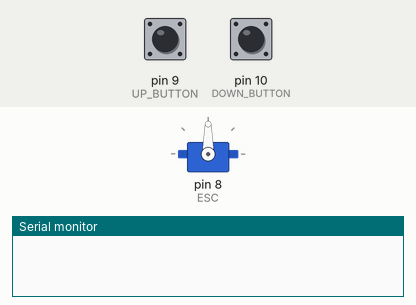
The sketch below on a simulated Arduino Uno, built with avr-gcc and run on an emulated ATmega328P. Parts: servo, the last lines printed to the serial monitor. The test bench sets the inputs (shaded band); at power-on: pin 9 (UP_BUTTON) HIGH, pin 10 (DOWN_BUTTON) HIGH.

Above: at 2.2 s.
2.3 s: pin 9 (UP_BUTTON) pulled LOW for 3.2 s
At 6.0 s:
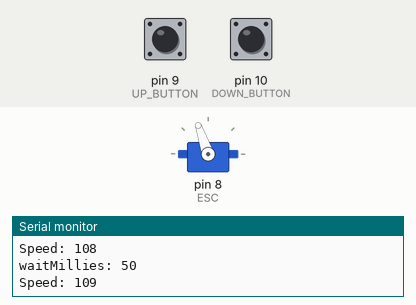
7.0 s: pin 9 (UP_BUTTON) pulled LOW for 3.2 s
At 11.3 s:
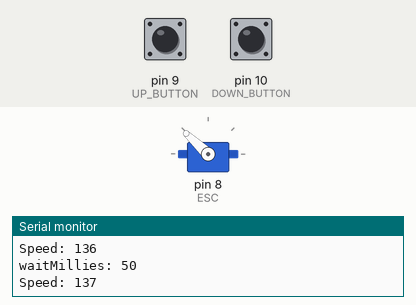
11.7 s: pin 9 (UP_BUTTON) pulled LOW for 1 s
At 11.92 s:
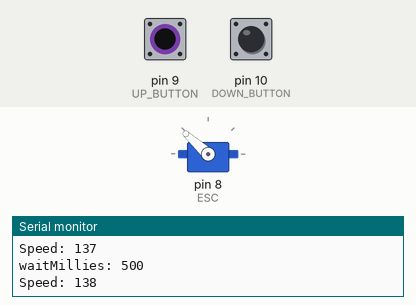
14.2 s: pin 9 (UP_BUTTON) pulled LOW for 3.2 s
At 18.6 s:
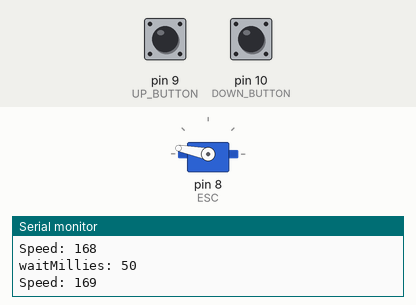
18.9 s: pin 10 (DOWN_BUTTON) pulled LOW for 3.2 s
At 23.2 s:
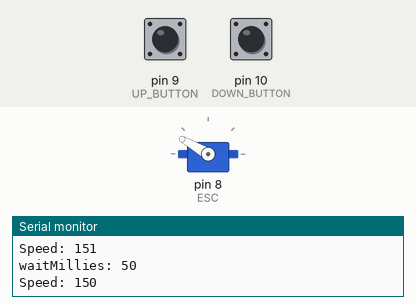
23.6 s: pin 9 (UP_BUTTON) driven LOW and pin 10 (DOWN_BUTTON) driven LOW
At 27.4 s:
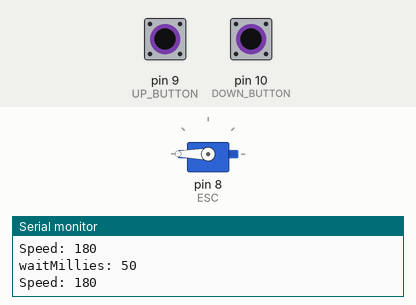
Timing chart, 0 to 27.6 s (numbered marks = the images above; inputs shaded):
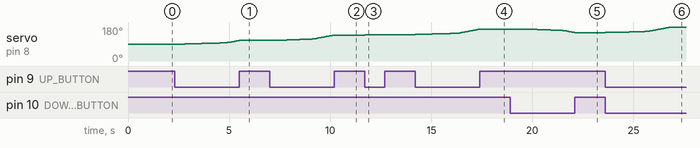

The sketch:

VanDerGraaffController.ino
```cpp
/*
        Arduino Brushless Motor Control
     by Dejan, https://howtomechatronics.com
*/

#include <Servo.h>

Servo ESC;     // create servo object to control the ESC

int potValue;  // value from the analog pin

#define UP_BUTTON 9
#define DOWN_BUTTON 10
#define MILLIS_TO_WAIT 500 // if a button is pressed logner speed changes faster
#define CHANGE_WAIT_MILLIS 50 // if button is pressed longer the wait time to change speed is increases / decreased by this

#define MAX_FORWARD_SPEED 180
#define STOP_MOTOR 90
#define MAX_BACKWARD_SPEED 0

int speed = STOP_MOTOR;

void setup() {

  pinMode(UP_BUTTON, INPUT_PULLUP);
  pinMode(DOWN_BUTTON, INPUT_PULLUP);

  Serial.begin(115200);
  // Attach the ESC on pin 9
  ESC.attach(8, 1000, 2000); // (pin, min pulse width, max pulse width in microseconds)
  //ESC.attach(9); // (pin, min pulse width, max pulse width in microseconds)
  int i;
  ESC.write(STOP_MOTOR);  // neutral = motor stops used to arm ESC
  //ESC.writeMicroseconds(1000);
  delay(1000);

  /*
    for ( i =0; i< 180; i++) {
    ESC.write(i);
    delay(1000);
    }


    Serial.println(i);

  */
  //ESC.write(40);
  //ESC.writeMicroseconds(2000);
  //ESC.write(180);
  //delay(2000);
  //ESC.write(0);
}

void loop() {
  // potValue = analogRead(A0);   // reads the value of the potentiometer (value between 0 and 1023)
  // potValue = map(potValue, 0, 1023, 0, 180);   // scale it to use it with the servo library (value between 0 and 180)
  // Send the signal to the ESC
  //ESC.write(90);
  // delay(2000);

  /*
    Serial.print("up:");
    Serial.println(digitalRead(UP_BUTTON));
    Serial.print("down:");
    Serial.println(digitalRead(DOWN_BUTTON));
  */
  int millisToWait;
  millisToWait = MILLIS_TO_WAIT;

  while (digitalRead(UP_BUTTON) == LOW) {
    if ( wait(millisToWait)  == true) {
      if (speed < MAX_FORWARD_SPEED) speed ++;
      ESC.write(speed);
      Serial.print("waitMillies: ");
      Serial.println(millisToWait);
      if (millisToWait > CHANGE_WAIT_MILLIS) millisToWait -= CHANGE_WAIT_MILLIS;
      Serial.print("Speed: ");
      Serial.println(speed);

    }

  }

  while (digitalRead(DOWN_BUTTON) == LOW) {
    if ( wait(millisToWait)  == true) {
      if (speed > MAX_BACKWARD_SPEED) speed --;
      ESC.write(speed);
      Serial.print("waitMillies: ");
      Serial.println(millisToWait);
      if (millisToWait > CHANGE_WAIT_MILLIS) millisToWait -= CHANGE_WAIT_MILLIS;
      Serial.print("Speed: ");
      Serial.println(speed);
    }

  }

}

bool  wait(int millisWait) {

  static bool didStart = false;
  static int startMillis;
  static int millisPassed;


  if (!didStart) {
    didStart = true;
    startMillis = millis();
    millisPassed = 0;
  }

  millisPassed = millis() - startMillis;

  if (millisPassed >= millisWait) {
    didStart = false;
    startMillis = 0;
    return true;
  }
  else return false;

}


void moveMotor() {
  int mySpeed = 180;
  //delay(100);

  Serial.println("Direction one - Accel");
  for (int s = 90; s < mySpeed; s++) {
    ESC.write(s);
    Serial.println(s);
    delay(100);
  }

  Serial.println("Direction one - Decel");
  for (int s = mySpeed; s > 90; s--) {
    ESC.write(s);
    Serial.println(s);
    delay(100);
  }

  Serial.println("Stop");
  delay(2000);
  pinMode(9, INPUT_PULLUP);
  pinMode(10, INPUT_PULLUP);

  Serial.println("Direction two - Accel");

  for (int s = 90; s > 0; s--) {
    ESC.write(s);
    Serial.println(s);
    delay(100);
  }


  Serial.println("Direction two - Decel");

  for (int s = 0; s < 90; s++) {
    ESC.write(s);
    Serial.println(s);
    delay(100);
  }


  Serial.println("Stop");
  delay(2000);

  while (true ) ESC.write(90);
  //ESC.writeMicroseconds(1500);


}
```

Measured:
- after the input at 2.3 s, servo on pin 8 (ESC): moves from 90° to 109° over 2.7 s, starting after 0.50 s
- after the input at 7.0 s, servo on pin 8 (ESC): moves from 109° to 137° over 3.2 s, starting at once
- after the input at 11.7 s, servo on pin 8 (ESC): 137° → 138° at once, → 139° 0.45 s later, → 140° 0.40 s later
- after the input at 14.2 s, servo on pin 8 (ESC): moves from 140° to 169° over 3.2 s, starting at once
- after the input at 18.9 s, servo on pin 8 (ESC): moves from 169° to 150° over 2.7 s, starting after 0.50 s
- after the input at 23.6 s, servo on pin 8 (ESC): moves from 150° to 180° over 3.3 s, starting at once
